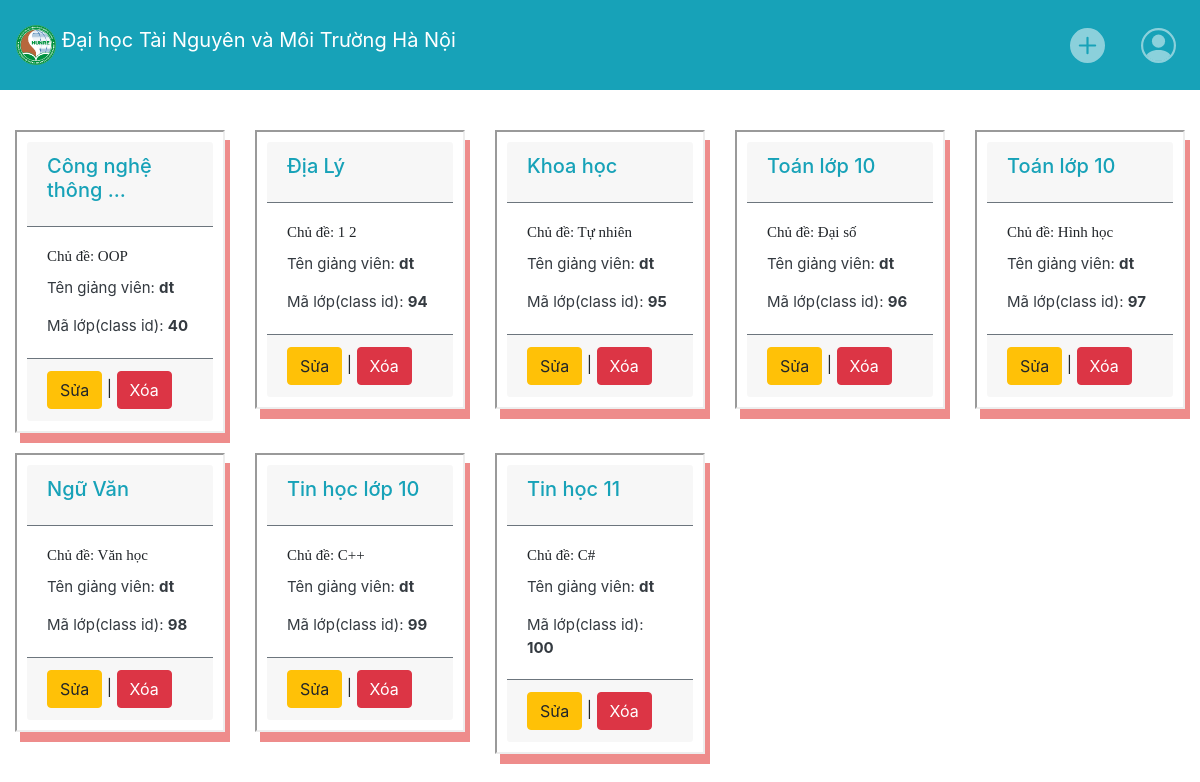
Page /Trang_giao_vien/TrangNguoiDung.php?userid=16 (signed in) on the committed database.
### tables this page shows
CREATE TABLE `class_list` (
  `class_id` int(11) DEFAULT NULL,
  `user_id` int(11) DEFAULT NULL,
  `lecturer` varchar(255) DEFAULT NULL
);

CREATE TABLE `classes` (
  `id` int(11) NOT NULL,
  `class_name` varchar(120) NOT NULL,
  `class_title` varchar(120) DEFAULT NULL,
  `class_code` varchar(6) NOT NULL,
  `lecturer` varchar(255) DEFAULT NULL
);

### Trang_giao_vien/TrangNguoiDung.php (the view, shortened to what this page needs)
<?php
if (isset($_SESSION["email"]) && !empty($_SESSION["email"])) {
    ?>
    <!DOCTYPE html>
    <html lang="en">
    <head>
        <link rel="stylesheet" href="https://maxcdn.bootstrapcdn.com/bootstrap/4.5.2/css/bootstrap.min.css">
        <link rel="stylesheet" href="./css/style_request2.css">
        <link rel="stylesheet" href="./css/dropdownAccount.css">
        <link rel="stylesheet" href="./css/post.css">
    </head>
    <body>
        <?php
        require ("connect.php");
        $user_id = $_GET['userid'];
        ?>
        <nav class="navbar navbar-expand-sm navbar-dark bg-info">
            <span class="navbar-brand" href="#" onclick="goToAdminPage()">
                <img src="./image/HUNRE_Logo.png" width="40" height="40" class="d-inline-block align-top" alt="">
                Đại học Tài Nguyên và Môi Trường Hà Nội
            </span>
            <ul class="navbar-nav ml-auto">
                <li class="nav-item dropdown">
                    <a class="nav-link Join" href="#" data-toggle="dropdown" aria-haspopup="true" aria-expanded="false"
                        data-toggle="tooltip" title="Tạo hoặc tham gia vào lớp học"><svg width="1em" height="1em"
                            viewBox="0 0 16 16" class="bi bi-plus-circle-fill" fill="currentColor"
                            xmlns="http://www.w3.org/2000/svg">
                            <path fill-rule="evenodd"
                                d="M16 8A8 8 0 1 1 0 8a8 8 0 0 1 16 0zM8.5 4.5a.5.5 0 0 0-1 0v3h-3a.5.5 0 0 0 0 1h3v3a.5.5 0 0 0 1 0v-3h3a.5.5 0 0 0 0-1h-3v-3z" />
                        </svg></a>
                </li>
            </ul>
            <ul class="navbar-nav">
                <li class="nav-item dropdown">
                    <a class="nav-link avatar " data-toggle="dropdown" aria-haspopup="true" aria-expanded="false">
                    </a>
                </li>
            </ul>
        </nav>
        <div class="container-fluid">
            <div class="content">
                <div class="row">
                    <?php
                    $get_classid = "SELECT `class_id` FROM `class_list` WHERE `class_list`.`user_id` = $user_id;";
                    $result = $connection->query($get_classid);
                    while ($row = $result->fetch_assoc()) {
                        ?>
                        <div class="col-xl-5item col-4item col-3item col-sm-6 cel">
                            <div class="ccard cardColor_shadow">
                                <div class="card-header border-secondary">
                                    <h4 class="card-title">
                                        <a href="Trangmonhoc.php?id=<?php echo $row['class_id']; ?>&&userid=<?php $user_id = $_GET['userid'];
                                           echo $user_id; ?>">
                                            <h5 class="card-title text-info">
                                                <?php
                                                $sql = "SELECT * from `classes` where `id` = $row[class_id];";
                                                $result1 = mysqli_query($connection, $sql) or die(mysqli_error($connection));
                                                $row1 = mysqli_fetch_array($result1);
                                                if (strlen($row1["class_name"]) >= 20) {
                                                    echo mb_substr($row1["class_name"], 0, 15, 'UTF-8') . " ... ";
                                                } else {
                                                    echo $row1["class_name"];
                                                }
                                                ?>
                                            </h5>
                                        </a>
                                    </h4>
                                </div>
                                <div class="card-body">
                                    <h5 class="card-title p1" style="font-size:15px">Chủ đề: <?php echo $row1["class_title"] ?>
                                    </h5>
                                    <p class="card-text text-dark " style="font-size:15px">Tên giảng viên:
                                        <b> <?php echo $row1["lecturer"]; ?></b>
                                    </p>
                                    <p class="card-text text-dark " style="font-size:15px">Mã lớp(class id):
                                        <b> <?php echo $row1["id"]; ?></b>
                                    </p>
                                </div>
                                <div class="card-footer border-secondary">
                                    <a class="btn btn-warning" role="button"
                                        href="EditLopHoc.php?id=<?php echo $row1['id'] ?>&class_name=<?php echo $row1['class_name'] ?>&class_title=<?php echo $row1['class_title'] ?>&lecturer=<?php echo $row1['lecturer'] ?>&userid=<?php echo $user_id; ?>">Sửa</a>
                                    |
                                    <a class="btn btn-danger" role="button" href="#"
                                        onclick="confirmDelete(<?php echo $row1["id"]; ?>, '<?php echo $row1['class_name']; ?>', '<?php echo $user_id; ?>')"
                                        class="delete">Xóa</a>
                                </div>
                            </div>
                        </div>
                        <?php
                    }
                    ?>
                </div>
            </div>
        </div>
    </body>
    </html>
    <?php
} else {
    header("Location: ../sign_up_in/Login.php");
}
?>

### Trang_giao_vien/css/style_request2.css (style rules this page uses)
.avatar { font-size: 35px; margin-bottom: 5px; }
.Join { font-size: 35px; margin-right: 20px; color:rgb(255, 255, 255); margin-bottom: 5px; }
.container-fluid { margin-top: 20px; }
.cel { margin-top: 20px; }

### Trang_giao_vien/css/post.css (style rules this page uses)
.p1 { font-family: "Times New Roman", Times, serif; font-size:15px; }
.cardColor_shadow { border: 2px inset; padding: 10px; box-shadow: 5px 10px #EE8C8B; }

### Trang_giao_vien/TrangNguoiDung.php (style rules this page uses)
@media screen and (min-width:768px) { .col-3item { -ms-flex: 0 0 33.3%; flex: 0 0 33.3%; max-width: 33.3%; } }
@media screen and (min-width:992px) { .col-4item { -ms-flex: 0 0 25%; flex: 0 0 25%; max-width: 25%; } }
@media screen and (min-width:1200px) { .col-xl-5item { -ms-flex: 0 0 20%; flex: 0 0 20%; max-width: 20%; } }

### rows in the picture
class_list: class.class_name "Công nghệ thông", class.class_title "OOP", class.lecturer "dt", class "40"
class_list: class.class_name "Địa Lý", class.class_title "1 2", class.lecturer "dt", class "94"
class_list: class.class_name "Khoa học", class.class_title "Tự nhiên", class.lecturer "dt", class "95"
class_list: class.class_name "Toán lớp 10", class.class_title "Đại số", class.lecturer "dt", class "96"
class_list: class.class_name "Toán lớp 10", class.class_title "Hình học", class.lecturer "dt", class "97"
class_list: class.class_name "Ngữ Văn", class.class_title "Văn học", class.lecturer "dt", class "98"
class_list: class.class_name "Tin học lớp 10", class.class_title "C++", class.lecturer "dt", class "99"
class_list: class.class_name "Tin học 11", class.class_title "C#", class.lecturer "dt", class "100"
